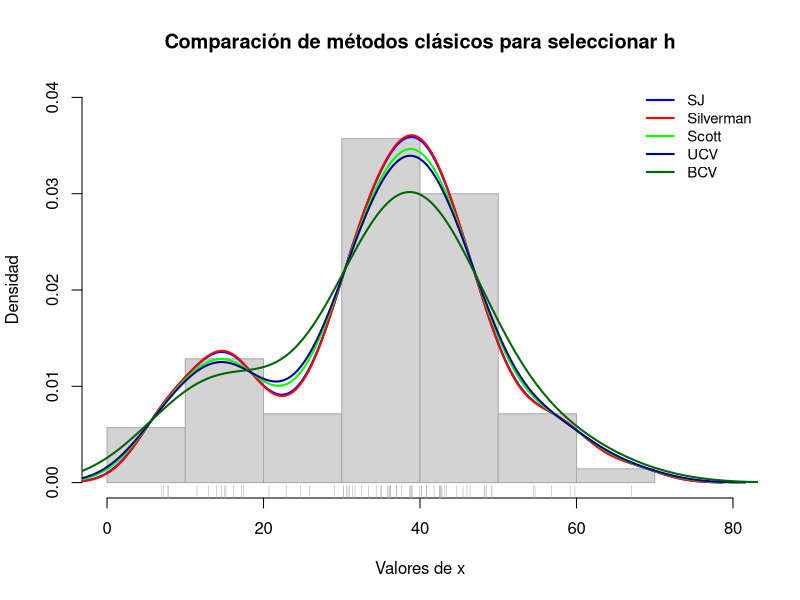

This chart was generated by the following R code:
# KDE: MÉTODOS CLÁSICOS DE SELECCIÓN DEL PARÁMETRO VENTANA (h) EN R
# Link: https://rubenfcasal.github.io/book_remuestreo/npden-r.html?utm_source=chatgpt.com
# =========================================================================================================================
# R tiene varias funciones para seleccionar automáticamente el ancho de banda (h) para la estimación de densidad por núcleo.
# bw.nrd0, bw.nrd, bw.ucv, bw.bcv y bw.SJ son métodos predefinidos que implementan diferentes enfoques para seleccionar h.
# =========================================================================================================================
# bw.nrd0 implementa una regla práctica para elegir el ancho de banda de un estimador de densidad de 
# núcleo gaussiano. Por defecto, es 0,9 veces el mínimo de la desviación estándar y el rango intercuartil 
# dividido por 1,34 veces el tamaño de la muestra elevado a la potencia de menos un quinto 
# (= la "regla práctica" de Silverman, Silverman (1986, página 48, ecuación (3.31))) a menos que 
# los cuartiles coincidan, en cuyo caso se garantiza un resultado positivo.
# =========================================================================================================================
# bw.nrd es la variante más común propuesta por Scott (1992), con un factor de 1,06.
# =========================================================================================================================
# bw.ucv y bw.bcv implementan la validación cruzada insesgada y sesgada, respectivamente.
# =========================================================================================================================
# bw.SJ implementa los métodos de Sheather y Jones (1991) para seleccionar el ancho de banda mediante la 
# estimación piloto de derivadas.

# El algoritmo del método "ste" resuelve una ecuación (mediante la raíz unitaria) y, por ello, amplía el 
# intervalo c(inferior, superior) cuando los límites no han sido especificados por el usuario y no incluyen 
# la raíz.

# Los últimos tres métodos utilizan distancias agrupadas por pares: su complejidad es O(n²) hasta n = nb/2 y O(n) 
# a partir de entonces. Debido a este agrupamiento, los resultados difieren ligeramente cuando x se traslada o 
# cambia de signo.
# =========================================================================================================================

# =========================================================================================================================
# EFECTO DE LA SELECCIÓN DEL PARÁMETRO VENTANA (h) PARA LA ESTIMACIÓN DE LA  
# DENSIDAD DE LAS PRECIPITACIONES ANUALES EN CIERTAS CIUDADES ESTADOUNIDENSES
# =========================================================================================================================
# Definiendo el objeto con mis datos
x <- precip 

# Seleccionando h bajo distintos métodos
h1 <- bw.SJ(x) # Sheather y Jones (1991)
h2 <- bw.nrd0(x) # Silverman(1986)
h3 <- bw.nrd(x)  # Scott(1992)
h4 <- bw.ucv(x)  # CV insesgada
h5 <- bw.bcv(x)  # CV sesgada  #OBSERVACIÓN: In bw.bcv(x) : minimum occurred at one end of the range

# Ajustando las densidades para los distintos h obtenidos:
npden1 <- density(x, bw = h1) # h = 3.931768
npden2 <- density(x, bw = h2) # h = 3.847892
npden3 <- density(x, bw = h3) # h = 4.531962
npden4 <- density(x, bw = h4) # h = 4.861868
npden5 <- density(x, bw = h5) # h = 6.680812

# ventanas <- c(bw.SJ(x), bw.nrd0(x), bw.nrd(x), bw.ucv(x), bw.bcv(x))
# densidades <- c(density(x, bw = h1), density(x, bw = h2), density(x, bw = h3), density(x, bw = h4), density(x, bw = h5))
# colores = c("blue", "red", "green", "darkblue", "darkgreen")

hist(x, freq = FALSE, main = "Comparación de métodos clásicos para seleccionar h",
     xlab = "Valores de x", ylab = "Densidad",
     #xlab = paste("Bandwidth =", formatC(c(h1,h2,h3,h4,h5))), lty = 2,
     border = "darkgray", xlim = c(0, 80), ylim = c(0, 0.04))
#lines(c(npden1,npden2, npden3, npden4, npden5), lwd = 2)
lines(npden1, lwd = 2, col = "blue")
lines(npden2, lwd = 2, col = "red")
lines(npden3, lwd = 2, col = "green")
lines(npden4, lwd = 2, col = "darkblue")
lines(npden5, lwd = 2, col = "darkgreen")
rug(x, col = "darkgray")

# Añadir leyenda
legend("topright", 
       legend = c("SJ", "Silverman", "Scott", "UCV", "BCV"), 
       col = c("blue", "red", "green","darkblue", "darkgreen"), 
       lwd = 2, 
       bty = "n", # Sin caja alrededor de la leyenda
       cex = 0.9)
